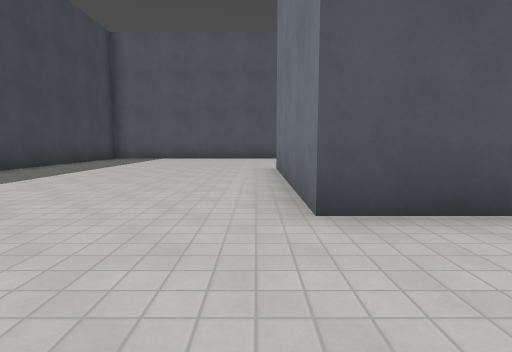
View 1 (above)

15 first-person views from a walk through a Godot game level. The camera is 1.2 m above the floor, tilts 6° down and sees 80° across. The floor is counted in squares, 2 m on a side. Each view is taken from the middle of a square. On the plan, view 1 faces up. The plan holds only what a view shows up to about 9 squares ahead; the rest is blank. The place goes on beyond the plan. Characters and animated objects are not drawn. Surface patterns are stand-ins for the level's own textures.

View 2
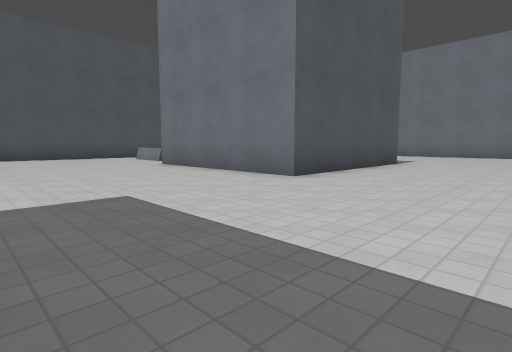

View 3
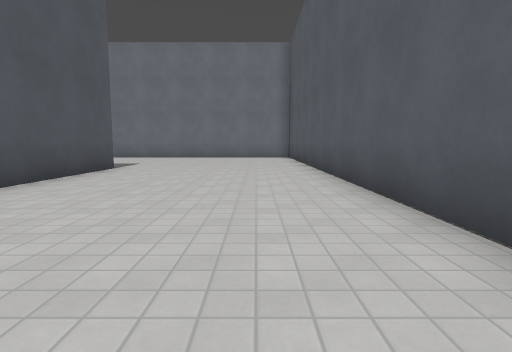

View 4
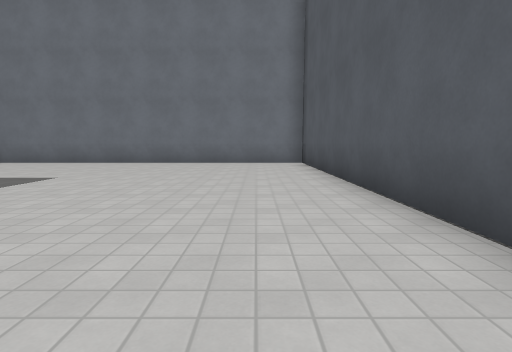

View 5
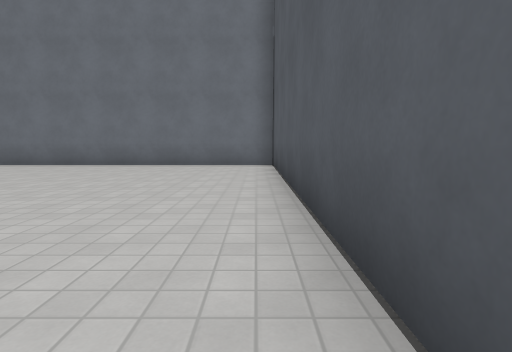

View 6
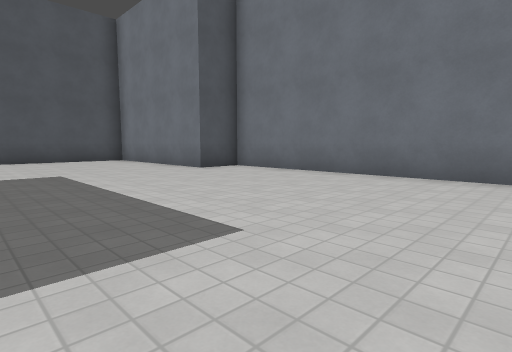

View 7
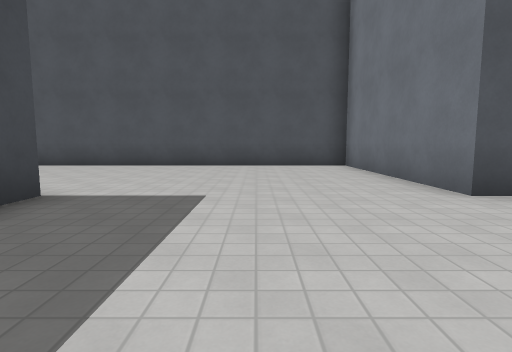

View 8
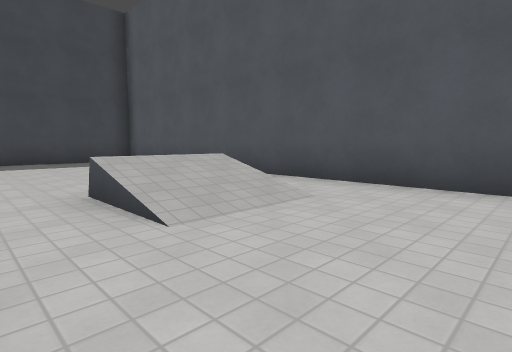

View 9
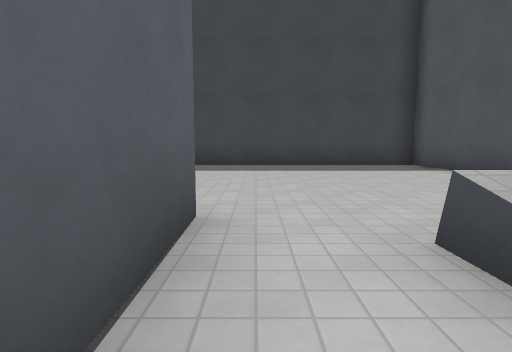

View 10
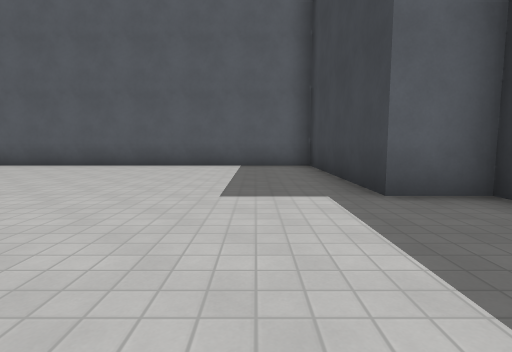

View 11
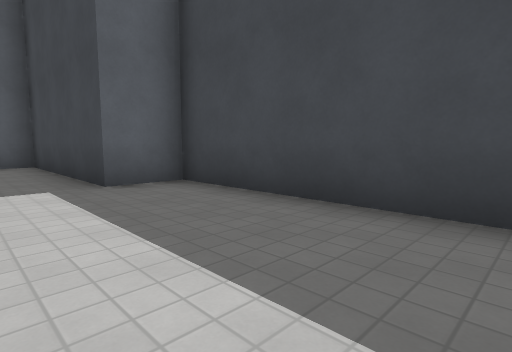

View 12
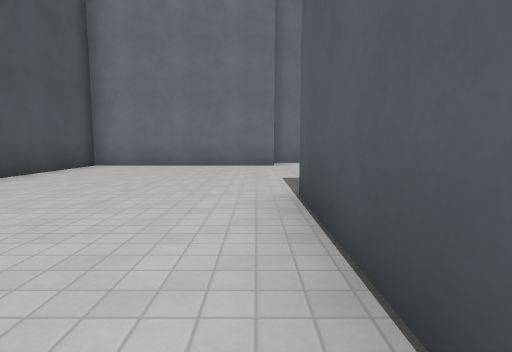

View 13
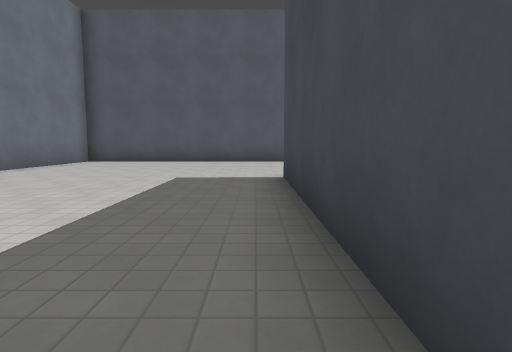

View 14
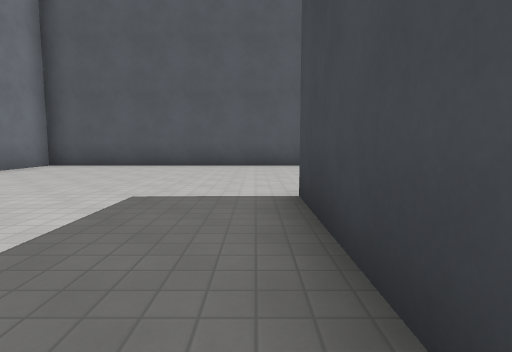

View 15
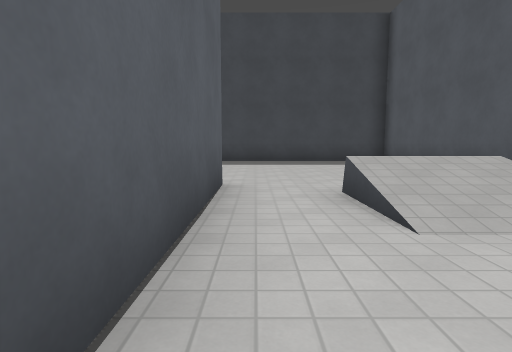

### Floor plan
Points are (right, up) in squares from view 1. A wall is a line through its corners. A room is listed if a view was taken in it or the views show most of it. See-through windows are left out.
Room 1 (views 1, 2, 3, 4, 5, 6, 7, 8, 9, 10, 11, 12, 13, 14, 15)
walls: (0.5, 2.5) (0.5, 7.5) (5.5, 7.5) (5.5, 2.5) (0.5, 2.5); (-4.5, 2.5) (-4.5, -2.5) (11.8, -2.5) (11.8, 7.5) (10.5, 7.5) (10.5, 12.5) (-5.8, 12.5) (-5.8, 2.5) (-4.5, 2.5)
low walls: (2.5, 9.1) (2, 9.1)

Positions as (right, up) in squares from view 1, and headings:
1: (0, 0), facing up
2: (-4, -1), facing up-right
3: (-2, -1), facing right
4: (2, -1), facing right
5: (3, -2), facing right
6: (6, 1), facing up-right
7: (8, 4), facing up
8: (5, 8), facing up-left
9: (3, 8), facing left
10: (-3, 6), facing down
11: (-3, 7), facing down-left
12: (2, 8), facing right
13: (6, 8), facing down
14: (6, 6), facing down
15: (5, 8), facing left
